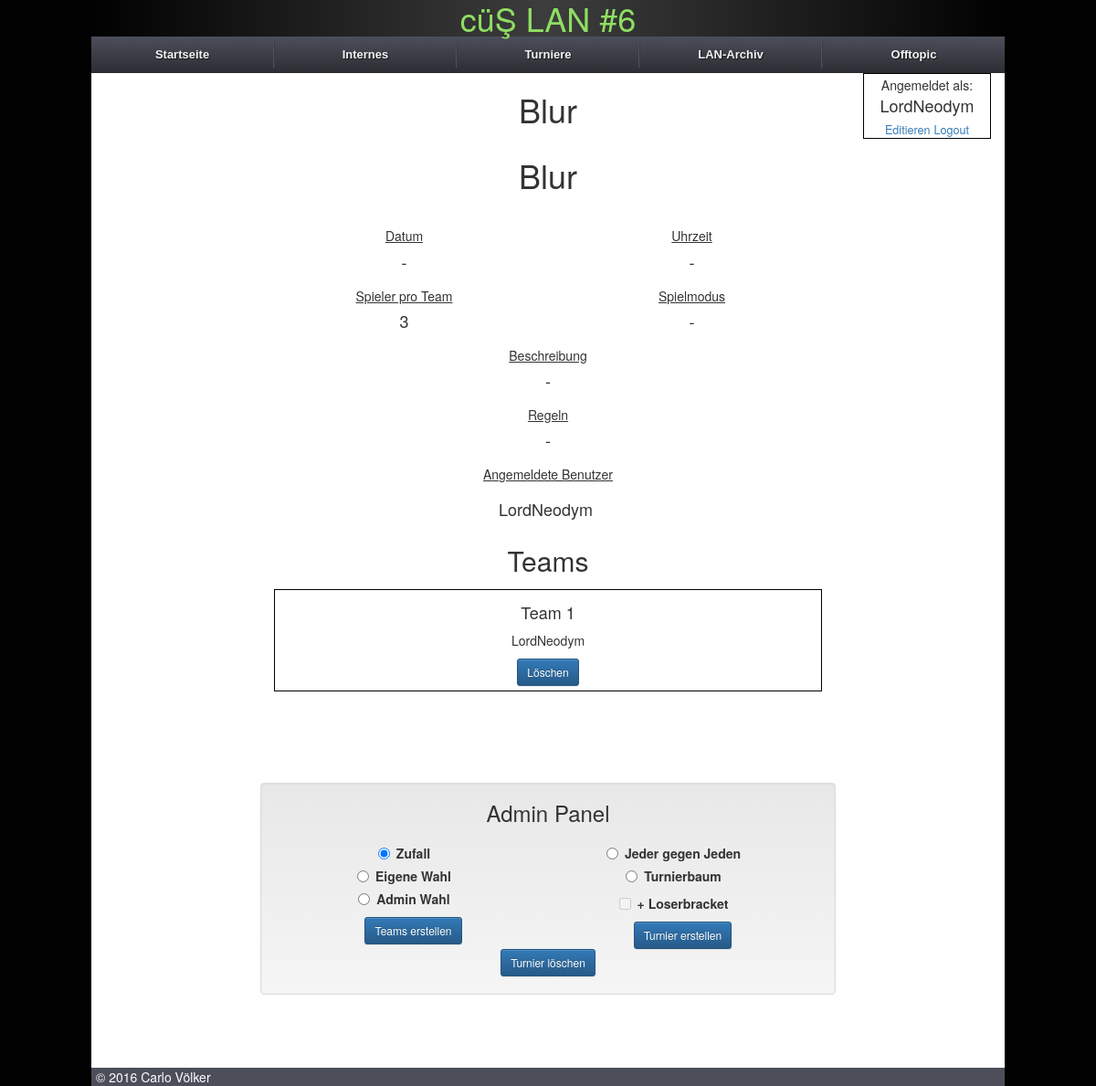
The page /games/blur/14/ (signed in) on the database its author committed.
### core/models.py (models this page shows, shortened)
class Match(models.Model):
    TEAM_CHOOSE_TYPE = (
        ('None', 'Bitte wählen'),
        ('rand', 'Zufalls Wahl'),
        ('self', 'Eigene Wahl'),
        ('admin', 'Admin Wahl'),
    )
    TOUR_CHOOSE_TYPE = (
        ('None', 'Bitte wählen'),
        ('vs', 'Jeder gegen Jeden'),
        ('tree', 'Turnierbaum'),
        ('tree_loser', 'Turnierbaum mit Loserbracket'),
    )
    lan = models.ForeignKey(IntranetMeta, verbose_name="LAN", related_name="match_lan")
    game = models.ForeignKey(Game, verbose_name="Spiel", blank=False, null=False, related_name="match_game")
    game_mode = models.CharField(verbose_name="Modus", max_length=50, blank=True, null=True)
    player_per_team = models.IntegerField(verbose_name="Spieler pro Team", blank=False, null=False, validators=[MinValueValidator(1)])
    description = models.TextField(verbose_name="Beschreibung", max_length=255, blank=True, null=True)
    user = models.ManyToManyField(User, verbose_name="Spieler", blank=True, related_name="match_user")
    datetime = models.DateTimeField(verbose_name="Startzeit", blank=True, null=True, default=datetime.now())
    team_choose_type = models.CharField(verbose_name="Team Wahl", editable=False, max_length=5, choices=TEAM_CHOOSE_TYPE, default="None", blank=True)
    tour_choose_type = models.CharField(verbose_name="Turnier Wahl", editable=False, max_length=10, choices=TOUR_CHOOSE_TYPE, default="None", blank=True)
    rules = models.TextField(verbose_name="Spielregeln", max_length=1024, null=True, blank=True)
    class Meta:
        verbose_name = "Match"
        verbose_name_plural = "Matches"
        ordering = ['game', 'datetime']
        app_label = "core"

class Game(models.Model):
    name = models.CharField(verbose_name="Name", max_length=30, unique=True, blank=False, null=False)
    description = models.TextField(verbose_name="Beschreibung / Installationsanleitung", max_length=1024, blank=True, null=True)
    slug = models.SlugField(verbose_name="Slug", blank=True, unique=True, editable=False)
    icon = FilerImageField(verbose_name="Icon", related_name="game_icon", blank=True, null=True)
    class Meta:
        verbose_name = "Spiel"
        verbose_name_plural = "Spiele"
        ordering = ['name']
        app_label = "core"

class UserExtension(models.Model):
    user = models.OneToOneField(User, on_delete=models.CASCADE)
    birthdate = models.DateField(verbose_name="Geburtstag", null=True, blank=True)
    avatar = models.ImageField(verbose_name="Avatar", upload_to="user_avatar", blank=True, null=True)
    seat = models.CharField(verbose_name="Sitzplatz", max_length=63, null=True, blank=True)
    ip = models.GenericIPAddressField(verbose_name="IP-Adresse", null=True, blank=True)
    participated_lans = models.ManyToManyField(IntranetMeta, verbose_name="Teilgenommene LANs", blank=True, related_name="user_lan")
    @property
    def shortenName(self):
        if len(self.user.username) > 12:
            return "{0}...".format(self.user.username[:13])
        return self.user.username
    class Meta:
        verbose_name = "Zusätzliche Angaben"
        verbose_name_plural = "Zusätzliche Angaben"
        app_label = "core"

class Team(models.Model):
    description = models.CharField(verbose_name="Teamname", max_length=50, blank=True, null=True)
    match = models.ForeignKey(Match, verbose_name="Match", related_name="team_match")
    user = models.ManyToManyField(User, verbose_name="Spieler", related_name="team_user")
    @property
    def getTeam(self):
        try:
            description = int(self.description)
            return "Team {0}".format(description)
        except:
            return "{0}".format(self.description)
    class Meta:
        verbose_name = "Team"
        verbose_name_plural = "Teams"
        ordering = ['id']
        app_label = "core"

### core/views.py (the view, shortened to what this page needs)
# urls.py: url(r'^games/(?P<slug>[-\w\d]+)/(?P<match_id>[\d]+)/$', views.match, name='match'),
@login_required(login_url="/login/")
def match(request, slug, match_id, command=None):
    context = RequestContext(request)
    content = {}
    if request.user.is_authenticated():
        try:
            content['match'] = Match.objects.get(game__slug=slug, id=match_id)
        except Exception:
            content['msg'] = "Seite nicht gefunden!"
    else:
        content['msg'] = "Bitte zuerst einloggen!"
    return render_to_response('match.html', content, context_instance=context)

### core/context_processors.py (called while the page is built)
def intranet_processor(request):
    content = {}
    activeMeta = IntranetMeta.objects.filter(active=True)
    if activeMeta:
        lan_name = activeMeta[0]
    else:
        lan_name = IntranetMeta.objects.all().order_by("-lan_id")[0]
    content['lan_name'] = lan_name
    lanparties = IntranetMeta.objects.all().exclude(id=lan_name.id)
    content['lanparties'] = lanparties
    rules = Rules.objects.all()
    content['rules'] = rules
    games = Game.objects.filter(match_game__lan=lan_name).exclude(match_game=None)
    content['games'] = games
    return content

### core/templatetags/helper.py (called while the page is built)
@register.filter
def modulo(num, val):
    return num % val

@register.filter(name='has_group')
def has_group(user, group_name):
    group = Group.objects.get(name=group_name)
    return True if group in user.groups.all() else False

@register.filter
def shortenString(value):
    if len(value) > 18:
        return value[:15] + "..."
    return value

@register.filter
def radioCheckedTeam(match, button_label):
  if match.team_choose_type == button_label:
    return "checked"

@register.filter
def radioCheckedTour(match, button_label):
  if match.tour_choose_type == button_label:
    return "checked"

@register.filter
def sort_by(queryset, order):
    return queryset.order_by(order)

### core/templates/match.html (shortened to what this page needs)
{% extends "base.html" %}
{% load staticfiles %}
{% load thumbnail %}
{% load helper %}
{% block headline %}
    <h1>{{ match.game.name }}</h1>
{% endblock %}
{% block body %}
<div class="content">
	<div class="headline">
		{% if match.game.icon %}
		<img src="{{ match.game.icon|thumbnail_url:'game_site' }}" />
		{% else %}
		<h1 class="game_headline">{{ match.game.name }}</h1>
		{% endif %}
	</div>
	<div class="match-info row">
		<div class="col-sm-6">
			<u><h5>Datum</h5></u>
			{% if match.datetime.date %}
				<h4>{{ match.datetime.date|date:"d.m.Y" }}</h4>
			{% else %}
				<h4>-</h4>
			{% endif %}
		</div>
		<div class="col-sm-6">
			<u><h5>Uhrzeit</h5></u>
			{% if match.datetime.time %}
				<h4>{{ match.datetime.time }}</h4>
			{% else %}
				<h4>-</h4>
			{% endif %}
		</div>
		<div class="col-sm-6">
			<u><h5>Spieler pro Team</h5></u>
			<h4>{{ match.player_per_team }}</h4>
		</div>
		<div class="col-sm-6">
			<u><h5>Spielmodus</h5></u>
			{% if match.game_mode %}
				<h4>{{ match.game_mode }}</h4>
			{% else %}
				<h4>-</h4>
			{% endif %}
		</div>
		<div class="col-sm-12">
			<u><h5>Beschreibung</h5></u>
			{% if match.description %}
				{% for description in match.description.splitlines %}
					<h4>{{ description }}</h4>
				{% endfor %}
			{% else %}
				<h4>-</h4>
			{% endif %}
		</div>
		<div class="col-sm-12">
			<u><h5>Regeln</h5></u>
			{% if match.rules %}
				{% for rule in match.rules.splitlines %}
					<h4>{{ rule }}</h4>
				{% endfor %}
			{% else %}
				<h4>-</h4>
			{% endif %}
		</div>
		<div class="col-sm-12">
			<u><h5>Angemeldete Benutzer</h5></u>
			<ul class="list-inline">
			{% for user in match.user.all|sort_by:'username' %}
 				<li><h4>{{ user }}</h4></li>
			{% endfor %}
			</ul>
		</div>
	</div>
	<div class="teams">
		{% if match.team_match.all %}
			<h2 class="match_subline">Teams</h2>
			{% for team in match.team_match.all %}
				{% ifequal forloop.counter0|modulo:3 0 %}
				<div class="team_row">
				{% endifequal %}
					<div class="team" id="team_id_{{team.id}}">
						<h4>{{team.getTeam}}</h4>
						{% if match.player_per_team > 1 %}
							<ul>
								{% for user in team.user.all %}
								<li>{{ user }}</li>
								{% endfor %}
							</ul>
						{% endif %}
						{% if not match.round_match.all and user|has_group:"Admin" %}
						<form method="post" class="delete_team" action="delete_team/">
							<input class="btn btn-primary btn-sm" type="submit" value="Löschen" />
						</form>
						{% endif %}
					</div>
				{% if forloop.counter0|modulo:3 == 2 or forloop.last %}
					</div>
				{% endif %}
			{% endfor %}
		{% endif %}
	</div>
	{% if user|has_group:"Admin" %}
	<div class="admin_interface well row">
		<h3 class="col-sm-12">Admin Panel</h3>
        <div class="col-sm-6 container">
            <form method="post" class="create_team" action="create_teams/">
                {% if match.player_per_team == 1 %}
                    <input type="hidden" id="create_team_random" name="create_team_type" value="random" />
                {% else %}
                    <label class="radio"><input type="radio" id="create_team_random" name="create_team_type" value="random" {{ match|radioCheckedTeam:"rand" }} />Zufall</label>
                    <label class="radio"><input type="radio" id="create_team_self" name="create_team_type" value="self" {{ match|radioCheckedTeam:"self" }} />Eigene Wahl</label>
                    <label class="radio"><input type="radio" id="create_team_admin" name="create_team_type" value="admin" {{ match|radioCheckedTeam:"admin" }} />Admin Wahl</label>
                {% endif %}
                <input class="btn btn-primary btn-sm" type="submit" value="Teams erstellen" />
            </form>
        </div>
        <div class="col-sm-6">
            <form method="post" class="create_tournament" action="create_tournament/">
                <label class="radio"><input type="radio" id="create_tour_vs" name="create_tour" value="vs" {{ match|radioCheckedTour:"vs" }} />Jeder gegen Jeden</label>
                <label class="radio"><input type="radio" id="create_tour_tree" name="create_tour" value="tree" {{ match|radioCheckedTour:"tree" }} {{ match|radioCheckedTour:"tree_loser" }} />Turnierbaum</label>
                <label class="checkbox"><input type="checkbox" id="create_tour_tree_loserbracket" name="create_tour_tree_loserbracket" disabled {{ match|radioCheckedTour:"tree_loser" }}/>+ Loserbracket</label>
                <input class="btn btn-primary btn-sm" type="submit" value="Turnier erstellen" />
            </form>
        </div>
        <div class="col-sm-12">
            <form method="post" class="delete_tournament" action="delete_tournament/">
                <input class="btn btn-primary btn-sm" type="submit" value="Turnier löschen" />
            </form>
        </div>
    </div>
	{% endif %}
</div>
{% endblock %}

### core/templates/base.html (shortened to what this page needs)
<!DOCTYPE html>
{% load staticfiles %}
{% load helper %}
{% load thumbnail %}
<html lang="de">
    <head>
        <link rel="stylesheet" type="text/css" href="{% static 'css/jquery.bracket.min.css' %}">
        <link rel="stylesheet" type="text/css" href="{% static 'css/bootstrap.min.css'%}">
        <link rel="stylesheet" type="text/css" href="{% static 'css/bootstrap-theme.min.css'%}">
        <link rel="stylesheet" type="text/css" href="{% static 'css/screen.css' %}">
        <link rel="stylesheet" type="text/css" href="{% static 'css/drop_down_menu.css' %}">
        <link rel='stylesheet' type="text/css" href="{% static 'unitegallery/css/unite-gallery.css' %}">
    </head>
    <body>
        <div class="header_banner">
            <h1>{{ lan_name.name }}</h1>
        </div>
        <ul class="menu">
            <li><a href="/">Startseite</a></li>
            <li><a href="#">Internes</a>
            </li>
            <li class="menu-tournaments"><a href="#">Turniere</a>
            </li>
            <li><a href="#">LAN-Archiv</a>
            </li>
            <li><a href="#">Offtopic</a>
            </li>
        </ul>
        <div class="site-header row">
            <div class="col-sm-2"></div>
            <div class="site-header-headline col-sm-8">
                {% block headline %}
                {% endblock %}
            </div>
            <div class="col-sm-2">
                {% if user.is_authenticated %}
                    <div class="username_header">
                        <h5>Angemeldet als:</h5>
                        <h4>{{ user.userextension.shortenName }}</h4>
                        <a href="/edit_profile">Editieren</a>
                        <a href="/logout">Logout</a>
                    </div>
                {% else %}
                    <div class="username_header login">
                        <a href="/register">Registrieren</a>
                        <a href="/login">Login</a>
                    </div>
                {% endif %}
            </div>
        </div>
        {% block body %}
        {% endblock %}
        <footer>
            <div class="left">&copy; {% now "Y" %} Carlo Völker</div>
        </footer>
    </body>
</html>

### core/static/css/screen.css (style rules this page uses)
html { background: #010101; height: 100%; }
body { max-width: 1000px; margin: 0 auto; min-height: 100%; position: relative; font-family: "Helvetica Neue", Arial, sans-serif; padding-bottom: 6rem; }
.site-header { margin: 0 auto! important; text-align: center; }
ul { padding: 0; list-style-type: none; }
.header_banner { text-align: center; color: #8fde62; background: rgb(61,61,61); background: -moz-linear-gradient(-45deg, rgba(61,61,61,1) 0%, rgba(1,1,1,1) 50%, rgba(61,61,61,1) 100%); background: -webkit-gradient(linear, left top, right bottom, color-stop(0%,rgba(61,61,61,1)), color-stop(50%,rgba(1,1,1,1)), color-stop(100%,rgba(61,61,61,1))); background: -webkit-linear-gradient(-45deg, rgba(61,61,61,1) 0%,rgba(1,1,1,1) 50%,rgba(61,61,61,1) 100%); background: -o-linear-gradient(-45deg, rgba(61,61,61,1) 0%,rgba(1,1,1,1) 50%,rgba(61,61,61,1) 100%); background: -ms-linear-gradient(-45deg, rgba(61,61,61,1) 0%,rgba(1,1,1,1) 50%,rgba(61,61,61,1) 100%); background: linear-gradient(90deg, #010101 0%, #3D3D3D 50%, #010101 100%); filter: progid:DXImageTransform.Microsoft.gradient( startColorstr='#3d3d3d', endColorstr='#1b1b1b',GradientType=1 ); }
.header_banner > h1 { margin: 0 !important; }
.top_menu>a { cursor: default; }
.username_header { float: right; width: 140px; border: 1px solid #000; text-align: center; }
.username_header * { margin: 5px 0 !important; }
.username_header > a { font-size: 0.9em; }
.content { position: relative; text-align: center; width: 60%; left: 20%; margin-top: 20px; }
.match_subline { margin-bottom: 15px !important; margin-top: 10px !important; }
.rounds, .admin_interface { margin-top: 100px; margin-bottom: 40px; }
.admin_interface > h3 { margin-top: 0; }
.team_row { display: table; width: 100%; margin-top: 5px; table-layout: fixed; }
.team { display: table-cell; width: 100%; border: 1px solid #000; padding: 5px; }
footer { background-color: #4C4E5A; color: #FFF; width: 100%; bottom: 0; position: absolute; padding-left: 5px; }
.headline { margin-bottom: 30px; }

### core/static/css/drop_down_menu.css (style rules this page uses)
.menu, .menu ul, .menu li, .menu a { margin: 0; padding: 0; border: none; outline: none; text-align: center; }
.menu { height: 40px; width: 100%; display: table; table-layout: fixed; background: #4c4e5a; background: -webkit-linear-gradient(top, #4c4e5a 0%,#2c2d33 100%); background: -moz-linear-gradient(top, #4c4e5a 0%,#2c2d33 100%); background: -o-linear-gradient(top, #4c4e5a 0%,#2c2d33 100%); background: -ms-linear-gradient(top, #4c4e5a 0%,#2c2d33 100%); background: linear-gradient(top, #4c4e5a 0%,#2c2d33 100%); }
.menu li { position: relative; list-style: none; display: block; height: 40px; z-index: 9999; }
.menu > li { display: table-cell; }
.menu li a { display: block; padding: 0 14px; margin: 6px 0; line-height: 28px; text-decoration: none; border-left: 1px solid #393942; border-right: 1px solid #4f5058; font-family: Helvetica, Arial, sans-serif; font-weight: bold; font-size: 13px; color: #f3f3f3; text-shadow: 1px 1px 1px rgba(0,0,0,.6); -webkit-transition: color .2s ease-in-out; -moz-transition: color .2s ease-in-out; -o-transition: color .2s ease-in-out; -ms-transition: color .2s ease-in-out; transition: color .2s ease-in-out; }
.menu li:first-child a { border-left: none; }
.menu li:last-child a { border-right: none; }
.menu a { background-size: 20px 20px !important; background-repeat: no-repeat; }

### rows shown on the page
Match: game.name "Blur", player_per_team "3"
Team: getTeam "Team 1"

### other values the page prints
{{ user.userextension.shortenName }} "LordNeodym"
{{ user }} "LordNeodym"
